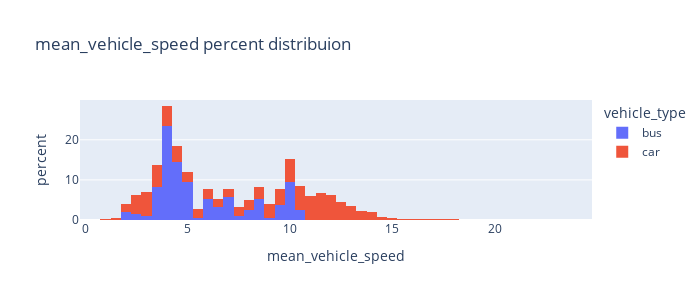
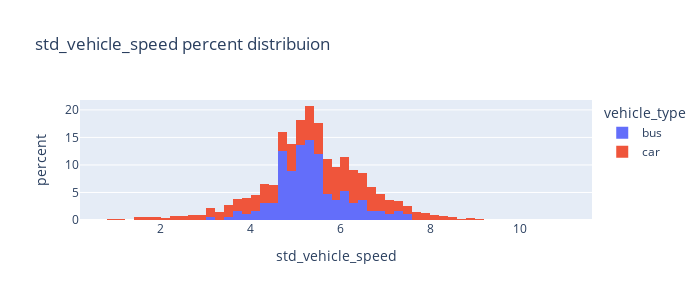
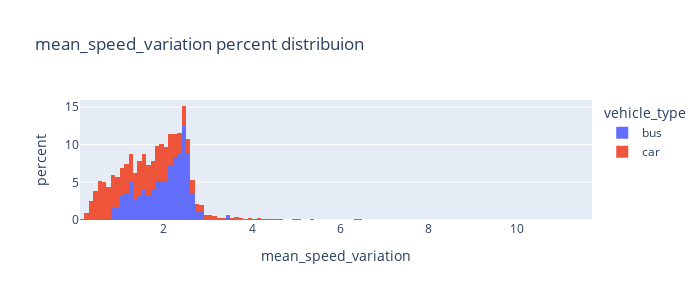
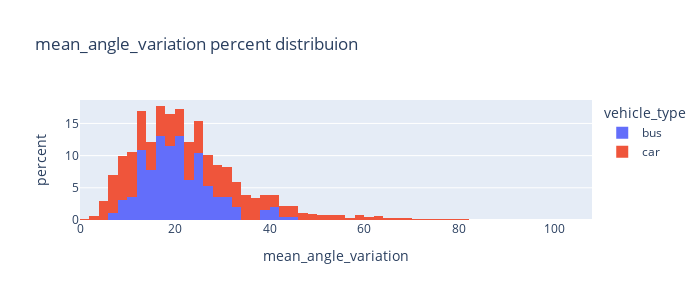

Source (notebook cell) for these figures, in order:
### Code cell
for feature in ['mean_vehicle_speed', 'std_vehicle_speed', 'mean_speed_variation', 'mean_angle_variation']:

    fig = px.histogram(data, x=feature, 
                        histnorm='percent', color='vehicle_type', 
                        title=feature + ' percent distribuion', height=300, width=700)
    fig.show()

### Figure 1 — Plotly figure (JSON) as saved in the notebook; plotly's stock layout.template omitted (floating-point values rounded to 4 significant figures; data arrays with more than 128 entries replaced by an {"elided": "..."} marker saying what was removed)
{"data": [{"alignmentgroup": "True", "bingroup": "x", "histnorm": "percent", "hovertemplate": "vehicle_type=bus<br>mean_vehicle_speed=%{x}<br>percent=%{y}<extra></extra>", "legendgroup": "bus", "marker": {"color": "#636efa"}, "name": "bus", "offsetgroup": "bus", "orientation": "v", "showlegend": true, "type": "histogram", "x": {"elided": "192 float values"}, "xaxis": "x", "yaxis": "y"}, {"alignmentgroup": "True", "bingroup": "x", "histnorm": "percent", "hovertemplate": "vehicle_type=car<br>mean_vehicle_speed=%{x}<br>percent=%{y}<extra></extra>", "legendgroup": "car", "marker": {"color": "#EF553B"}, "name": "car", "offsetgroup": "car", "orientation": "v", "showlegend": true, "type": "histogram", "x": {"elided": "2926 float values"}, "xaxis": "x", "yaxis": "y"}], "layout": {"barmode": "relative", "height": 300, "legend": {"title": {"text": "vehicle_type"}, "tracegroupgap": 0}, "title": {"text": "mean_vehicle_speed percent distribuion"}, "width": 700, "xaxis": {"anchor": "y", "domain": [0, 1], "title": {"text": "mean_vehicle_speed"}}, "yaxis": {"anchor": "x", "domain": [0, 1], "title": {"text": "percent"}}}}

### Figure 2 — Plotly figure (JSON) as saved in the notebook; plotly's stock layout.template omitted (floating-point values rounded to 4 significant figures; data arrays with more than 128 entries replaced by an {"elided": "..."} marker saying what was removed)
{"data": [{"alignmentgroup": "True", "bingroup": "x", "histnorm": "percent", "hovertemplate": "vehicle_type=bus<br>std_vehicle_speed=%{x}<br>percent=%{y}<extra></extra>", "legendgroup": "bus", "marker": {"color": "#636efa"}, "name": "bus", "offsetgroup": "bus", "orientation": "v", "showlegend": true, "type": "histogram", "x": {"elided": "192 float values"}, "xaxis": "x", "yaxis": "y"}, {"alignmentgroup": "True", "bingroup": "x", "histnorm": "percent", "hovertemplate": "vehicle_type=car<br>std_vehicle_speed=%{x}<br>percent=%{y}<extra></extra>", "legendgroup": "car", "marker": {"color": "#EF553B"}, "name": "car", "offsetgroup": "car", "orientation": "v", "showlegend": true, "type": "histogram", "x": {"elided": "2926 float values"}, "xaxis": "x", "yaxis": "y"}], "layout": {"barmode": "relative", "height": 300, "legend": {"title": {"text": "vehicle_type"}, "tracegroupgap": 0}, "title": {"text": "std_vehicle_speed percent distribuion"}, "width": 700, "xaxis": {"anchor": "y", "domain": [0, 1], "title": {"text": "std_vehicle_speed"}}, "yaxis": {"anchor": "x", "domain": [0, 1], "title": {"text": "percent"}}}}

### Figure 3 — Plotly figure (JSON) as saved in the notebook; plotly's stock layout.template omitted (floating-point values rounded to 4 significant figures; data arrays with more than 128 entries replaced by an {"elided": "..."} marker saying what was removed)
{"data": [{"alignmentgroup": "True", "bingroup": "x", "histnorm": "percent", "hovertemplate": "vehicle_type=bus<br>mean_speed_variation=%{x}<br>percent=%{y}<extra></extra>", "legendgroup": "bus", "marker": {"color": "#636efa"}, "name": "bus", "offsetgroup": "bus", "orientation": "v", "showlegend": true, "type": "histogram", "x": {"elided": "192 float values"}, "xaxis": "x", "yaxis": "y"}, {"alignmentgroup": "True", "bingroup": "x", "histnorm": "percent", "hovertemplate": "vehicle_type=car<br>mean_speed_variation=%{x}<br>percent=%{y}<extra></extra>", "legendgroup": "car", "marker": {"color": "#EF553B"}, "name": "car", "offsetgroup": "car", "orientation": "v", "showlegend": true, "type": "histogram", "x": {"elided": "2926 float values"}, "xaxis": "x", "yaxis": "y"}], "layout": {"barmode": "relative", "height": 300, "legend": {"title": {"text": "vehicle_type"}, "tracegroupgap": 0}, "title": {"text": "mean_speed_variation percent distribuion"}, "width": 700, "xaxis": {"anchor": "y", "domain": [0, 1], "title": {"text": "mean_speed_variation"}}, "yaxis": {"anchor": "x", "domain": [0, 1], "title": {"text": "percent"}}}}

### Figure 4 — Plotly figure (JSON) as saved in the notebook; plotly's stock layout.template omitted (floating-point values rounded to 4 significant figures; data arrays with more than 128 entries replaced by an {"elided": "..."} marker saying what was removed)
{"data": [{"alignmentgroup": "True", "bingroup": "x", "histnorm": "percent", "hovertemplate": "vehicle_type=bus<br>mean_angle_variation=%{x}<br>percent=%{y}<extra></extra>", "legendgroup": "bus", "marker": {"color": "#636efa"}, "name": "bus", "offsetgroup": "bus", "orientation": "v", "showlegend": true, "type": "histogram", "x": {"elided": "192 float values"}, "xaxis": "x", "yaxis": "y"}, {"alignmentgroup": "True", "bingroup": "x", "histnorm": "percent", "hovertemplate": "vehicle_type=car<br>mean_angle_variation=%{x}<br>percent=%{y}<extra></extra>", "legendgroup": "car", "marker": {"color": "#EF553B"}, "name": "car", "offsetgroup": "car", "orientation": "v", "showlegend": true, "type": "histogram", "x": {"elided": "2926 float values"}, "xaxis": "x", "yaxis": "y"}], "layout": {"barmode": "relative", "height": 300, "legend": {"title": {"text": "vehicle_type"}, "tracegroupgap": 0}, "title": {"text": "mean_angle_variation percent distribuion"}, "width": 700, "xaxis": {"anchor": "y", "domain": [0, 1], "title": {"text": "mean_angle_variation"}}, "yaxis": {"anchor": "x", "domain": [0, 1], "title": {"text": "percent"}}}}
